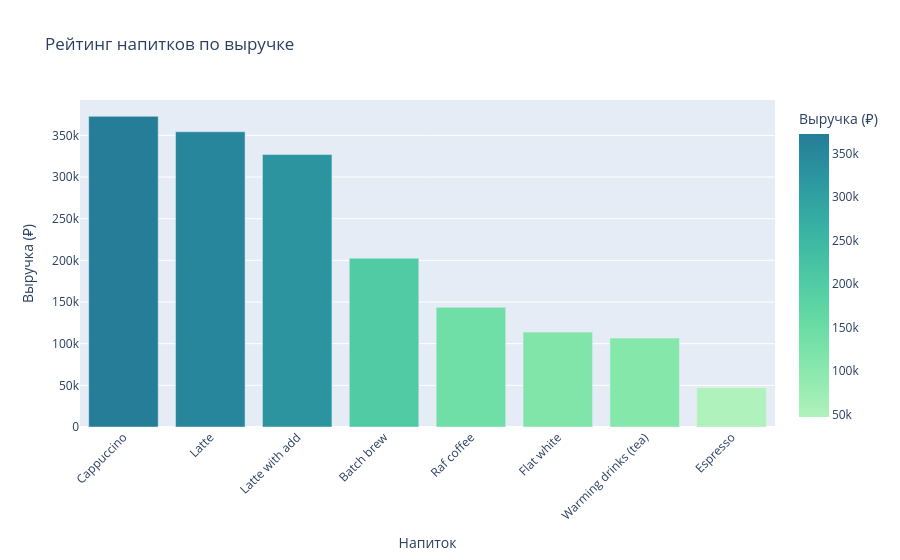

Source (notebook cell):
### Code cell
coffee_revenue = (
    df
    .groupby('coffee_name', as_index=False)
    .agg(revenue=('drink_price', 'sum'),          
        quantity=('coffee_name', 'count'))       
    .sort_values('revenue', ascending=False)
    .head(8)
)

# Топ по выручке
fig = px.bar(
    coffee_revenue,
    x='coffee_name',
    y='revenue',
    title='Рейтинг напитков по выручке',
    labels={'coffee_name': 'Напиток', 'revenue': 'Выручка (₽)'},
    color='revenue',
    color_continuous_scale='Tealgrn'
)
fig.update_layout(xaxis_tickangle=-45)
fig.show()

### Figure 1 — Plotly figure (JSON) as saved in the notebook; plotly's stock layout.template omitted (floating-point values rounded to 4 significant figures)
{"data": [{"hovertemplate": "Напиток=%{x}<br>Выручка (₽)=%{marker.color}<extra></extra>", "legendgroup": "", "marker": {"color": [372800.0, 354300.0, 326900.0, 202600.0, 143600.0, 113900.0, 106800.0, 47150.0], "coloraxis": "coloraxis", "pattern": {"shape": ""}}, "name": "", "orientation": "v", "showlegend": false, "textposition": "auto", "type": "bar", "x": ["Cappuccino", "Latte", "Latte with add", "Batch brew", "Raf coffee", "Flat white", "Warming drinks (tea)", "Espresso"], "xaxis": "x", "y": [372800.0, 354300.0, 326900.0, 202600.0, 143600.0, 113900.0, 106800.0, 47150.0], "yaxis": "y"}], "layout": {"barmode": "relative", "coloraxis": {"colorbar": {"title": {"text": "Выручка (₽)"}}, "colorscale": [[0, "rgb(176, 242, 188)"], [0.1667, "rgb(137, 232, 172)"], [0.3333, "rgb(103, 219, 165)"], [0.5, "rgb(76, 200, 163)"], [0.6667, "rgb(56, 178, 163)"], [0.8333, "rgb(44, 152, 160)"], [1, "rgb(37, 125, 152)"]]}, "legend": {"tracegroupgap": 0}, "title": {"text": "Рейтинг напитков по выручке"}, "xaxis": {"anchor": "y", "domain": [0, 1], "tickangle": -45, "title": {"text": "Напиток"}}, "yaxis": {"anchor": "x", "domain": [0, 1], "title": {"text": "Выручка (₽)"}}}}
